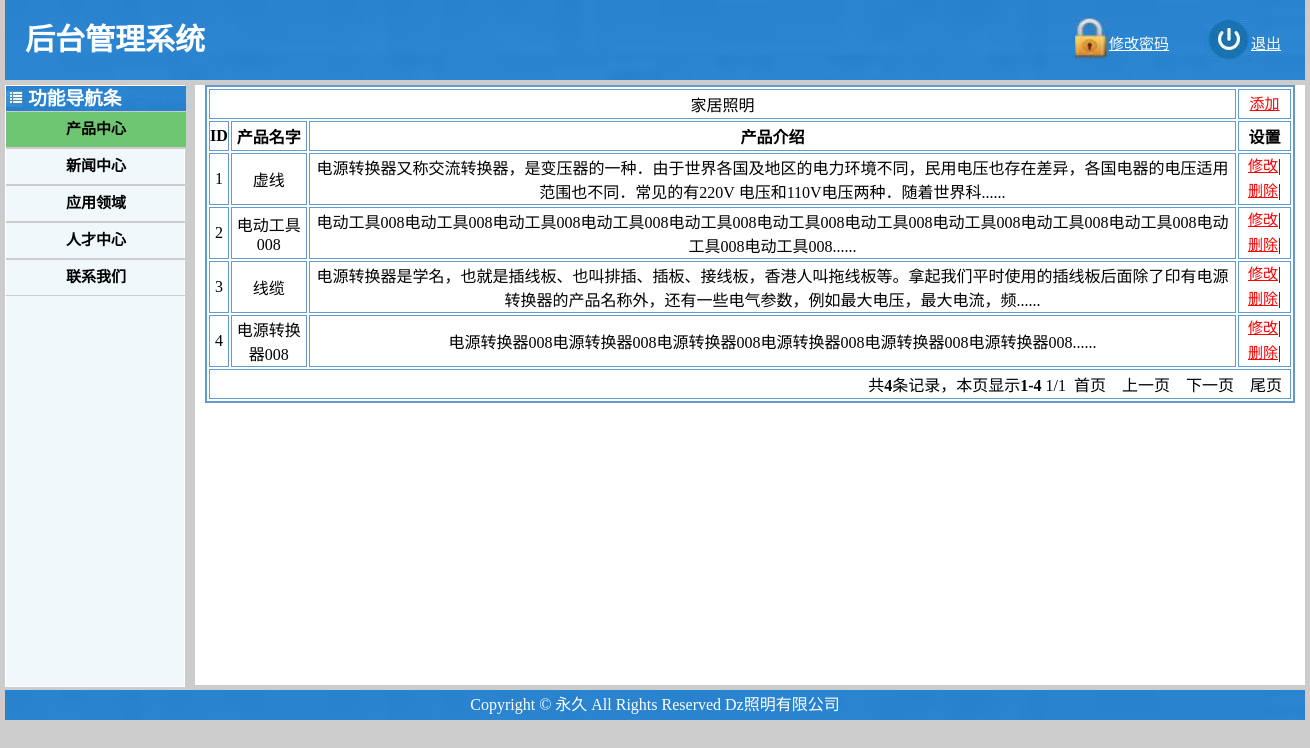
/admin/index_admin.php?y=3, run on the app's committed database.
### tables this page shows
CREATE TABLE IF NOT EXISTS `jia` (
  `id` int(11) NOT NULL,
  `name` varchar(100) NOT NULL,
  `img` varchar(50) NOT NULL,
  `new` varchar(5000) NOT NULL
);

### admin/index_admin_3.php (the view, shortened to what this page needs)
<!doctype html>
<html>
<head>
</head>
<body>
<?php
$sql="select * from jia order by id desc ";
$result=mysql_query($sql);
$cols=mysql_num_fields($result);
$total=mysql_num_rows($result);
$num=8;
$cpage=isset($_GET["page"])?$_GET["page"]:1;
$pagenum=ceil($total/$num);
$offset=($cpage-1)*$num;
$sql="select * from jia limit {$offset},{$num}";
$result=mysql_query($sql);
$start=$offset+1;
$end=($cpage==$pagenum)?$total : ($cpage*$num);
$next=($cpage==$pagenum)? 0:($cpage+1);
$prev=($cpage==1)? 0:($cpage-1);
echo '<table align="center" width="1090px" border="2px" bordercolor="#6699CC" >';
    echo'<tr>';
		 echo'<td colspan="3">家居照明</td>';
		 echo'<td ><a href="index_admin_3_add.php?id=<?php echo $row[0];?>" target="_blank">添加</a></td>';
         echo'</tr>';
         echo'<tr style="font-weight:bold;">';
		 echo'<td>ID</td>';
		 echo'<td>产品名字</td>';
		 echo'<td>产品介绍</td>';
		 echo'<td>设置</td>';
		 echo'</tr>';
		 echo'<tr>';
$x=1;while($row=mysql_fetch_array($result)){ ?>
      <td><?php echo $row['id']; ?></td>
      <td><?php echo $row['name']; ?></td>
      <td><?php
     if(strlen($row['new'])>90){
	 echo mb_substr($row['new'],0,89,"utf8")."......";
 }else{
	   echo $row['new'];
    }
?></td>
	 <td><a href="index_admin_3_edit.php?id=<?php echo $row[0];?>" target="_blank">修改</a>|
	      <a href="index_admin_3_del.php?id=<?php echo $row[0];?>" target="_blank">删除</a>|
     </td>
<?php echo '</tr>';$x++;}
echo '<tr><td colspan="'.$cols.'" align="right">';
echo "共<b>$total</b>条记录，本页显示<b>{$start}-{$end}</b> {$cpage}/{$pagenum}";
	if($cpage==1)
		echo "  首页  ";
	else
		echo "  <a href='index_admin.php?y=3&page=1'>首页</a>  ";
	if($prev)
		echo "  <a href='index_admin.php?y=3&page={$prev}'>上一页</a>  ";
	else
		echo "  上一页  ";
	if($next)
		echo "  <a href='index_admin.php?y=3&page={$next}'>下一页</a>  ";
	else
		echo "  下一页  ";
	if($cpage==$pagenum)
		echo "  尾页  ";
	else
		echo "  <a href='index_admin.php?y=3&page={$pagenum}'>尾页</a>  ";
echo '</td></tr>';
echo '</table>';
?>
</body>
</html>

### admin/css/admin.css (style rules this page uses)
* { margin:0; padding:0; }
body { background:#CCC }

### admin/index_admin_3.php (style rules this page uses)
table { margin: auto; text-align: center; }
tr { height: 30px; }
a { color:#F00; font-size:15px; line-height:25px; }

### data on the page
jia: id "1", name "虚线", new "电源转换器又称交流转换器，是变压器的一种．由于世界各国及地区的电力环境不同，民用电压也存在差异，各国电器的电压适用范围也不同．常见的有220V 电压和110V电压两种．随着世界科"
jia: id "2", name "电动工具008", new "电动工具008电动工具008电动工具008电动工具008电动工具008电动工具008电动工具008电动工具008电动工具008电动工具008电动工具008电动工具008"
jia: id "3", name "线缆", new "电源转换器是学名，也就是插线板、也叫排插、插板、接线板，香港人叫拖线板等。拿起我们平时使用的插线板后面除了印有电源转换器的产品名称外，还有一些电气参数，例如最大电压，最大电流，频"
jia: id "4", name "电源转换器008", new "电源转换器008电源转换器008电源转换器008电源转换器008电源转换器008电源转换器008"

### other printed values
$total "4"
$start "1"
$end "4"
$cpage "1"
$pagenum "1"
